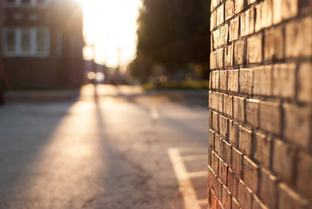
#> input picture Lab-VI/2.png, 312 x 209 px, shrunk from 500 x 335 before the run
$ jupyter execute 1.ipynb
#> lines starting #> are read from the running program, lines starting #| are printed output that depends on the picture
[cell 1]
import numpy as np
import matplotlib.pyplot as plt
import cv2 as cv
import skimage.io as io
from skimage.filters import unsharp_mask as um
img=cv.imread("2.png",0)
#> img: shape (209, 312); min 4, max 255, mean 128.2
m,n=img.shape
#> m = 209; n = 312
k1=np.array([[0,-1,0],[-1,5,-1],[0,-1,0]])
img_s1=cv.filter2D(src=img, ddepth=-1, kernel=k1)
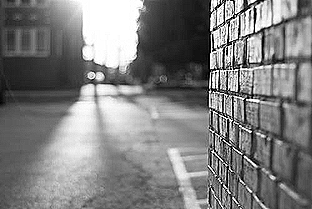
#> img_s1: shape (209, 312); min 0, max 255, mean 127.7
k2=np.array([[-1,-1,-1],[-1,9,-1],[-1,-1,-1]])
img_s2=cv.filter2D(src=img, ddepth=-1, kernel=k2)
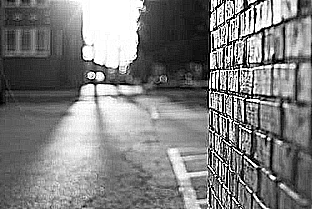
#> img_s2: shape (209, 312); min 0, max 255, mean 127.2
r1=um(img, radius=5, amount=1)
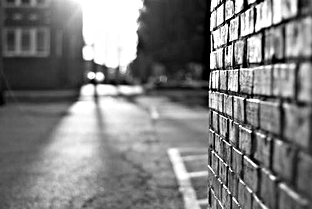
#> r1: shape (209, 312) float64; min 0, max 1, mean 0.5
r2=um(img, radius=10, amount=1)
t=["Orginal Image","Sharpenned Image with k1","Sharpenned Image with k2","Unsharp Mask radius=5","Unsharp Mask radius=10"]
im=[img,img_s1,img_s2,r1,r2]
for i in range(5):
    plt.subplot(2,3,i+1)
    plt.title(t[i])
    plt.imshow(im[i],cmap="gray")
    plt.axis('off')
plt.show()

[cell 2]
import numpy as np
import matplotlib.pyplot as plt
import cv2 as cv
import skimage.io as io
import skimage.color as cl
img=io.imread("img.png")
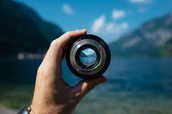
#> input picture Lab-VI/img.png, 172 x 114 px, shrunk from 275 x 183 before the run
#> img is the input picture: shape (114, 172, 3); mean R, G, B 51.7, 85.9, 99.2
img_gr=cl.rgb2gray(img)
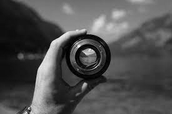
#> img_gr: shape (114, 172) float64; min 0, max 0.957, mean 0.312
img_fft=np.fft.fftshift(np.fft.fft2(img_gr))
img_fft1=np.fft.fftshift(np.fft.fft2(img_gr[0:100,0:100]))
img_recons=abs(np.fft.ifft2(img_fft))
t=["Orginal Image","Grayscaled Image","Magnituded Spectrum 1","Magnituded Spectrum 2","Reconstructed Image"]
im=[img,img_gr,np.log(abs(img_fft)),np.log(abs(img_fft1)),img_recons]
for i in range(1):
    plt.subplot(2,3,i+1)
    plt.title(t[i])
    plt.imshow(im[i])
    plt.axis('off')
for i in range(1,5):
    plt.subplot(2,3,i+1)
    plt.title(t[i])
    plt.imshow(im[i],cmap="gray")
    plt.axis('off')
plt.show()
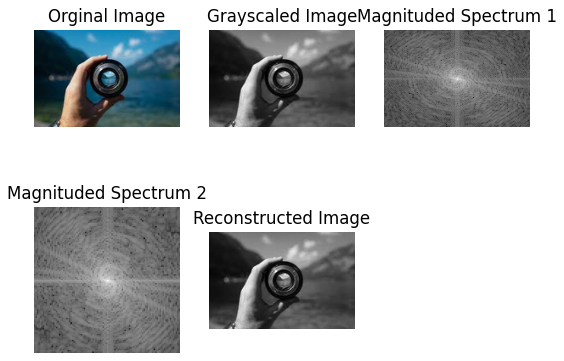
#> figure drawn by matplotlib, 5 panels

[cell 3]
import numpy as np
import matplotlib.pyplot as plt
import cv2 as cv
import skimage.io as io
from skimage.filters import unsharp_mask as um
img=cv.imread("I1.png",0)
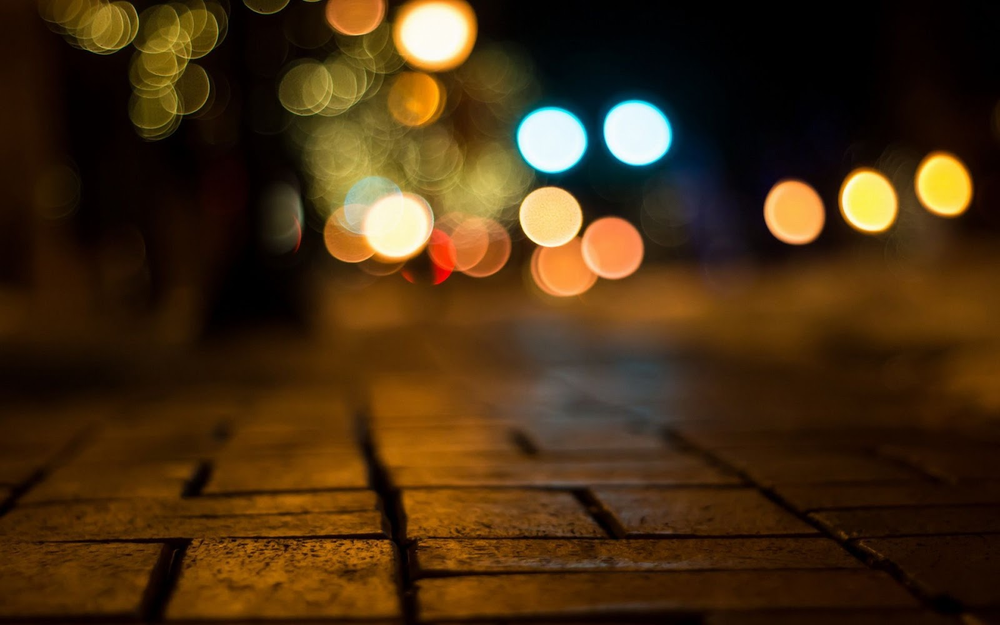
#> input picture Lab-VI/I1.png, 1000 x 625 px, shrunk from 1600 x 1000 before the run
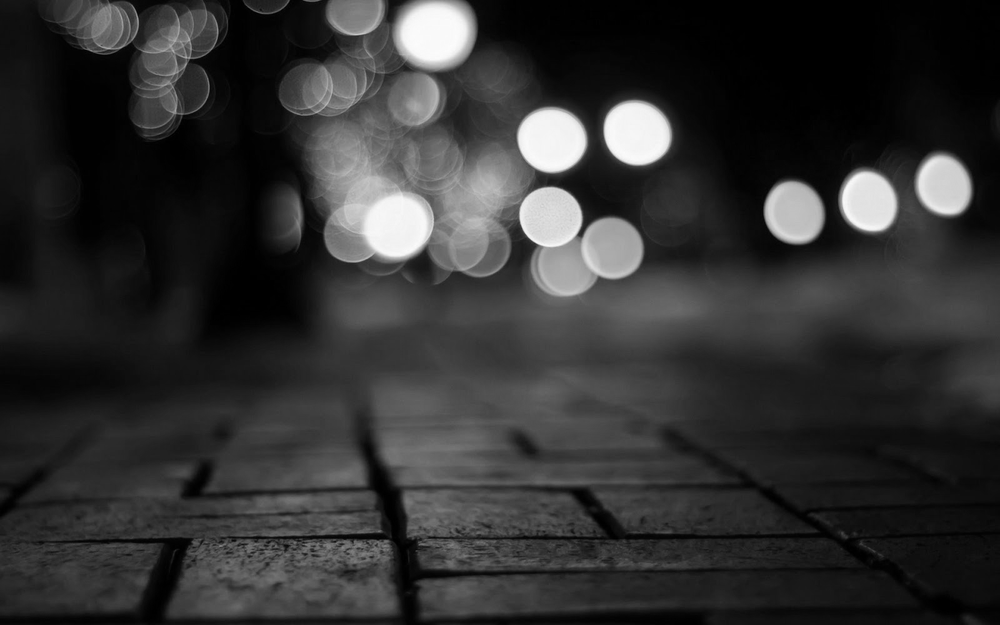
#> img: shape (625, 1000); min 0, max 252, mean 49.7
m,n=img.shape
#> m = 625; n = 1000
k1=np.array([[0,-1,0],[-1,5,-1],[0,-1,0]])
img_s1=cv.filter2D(src=img, ddepth=-1, kernel=k1)
#> img_s1: shape (625, 1000)
k2=np.array([[-1,-1,-1],[-1,9,-1],[-1,-1,-1]])
img_s2=cv.filter2D(src=img, ddepth=-1, kernel=k2)
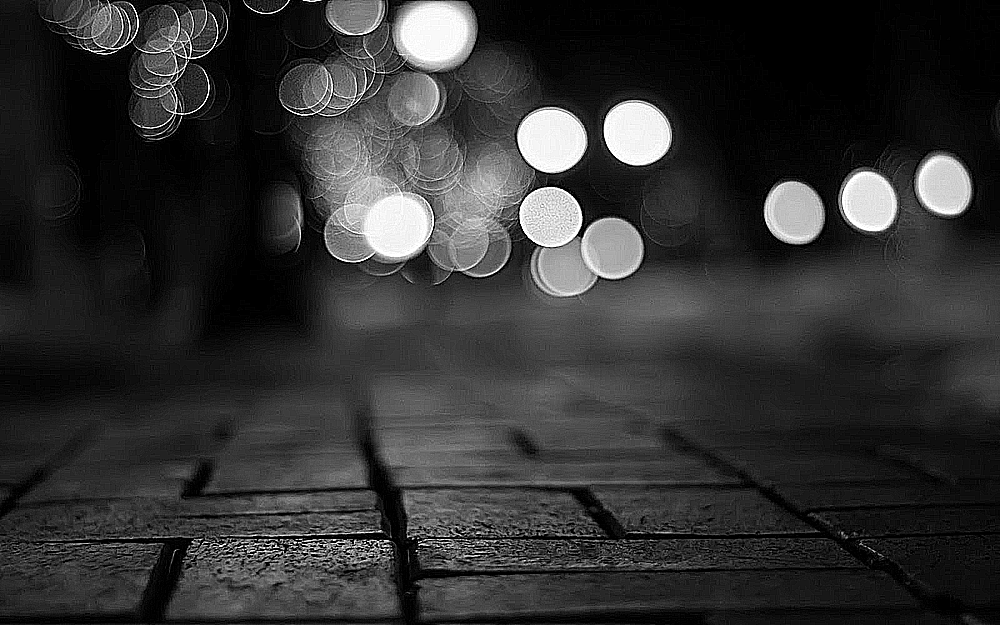
#> img_s2: shape (625, 1000); min 0, max 255, mean 50.2
r1=um(img, radius=5, amount=1)
#> r1: shape (625, 1000) float64
r2=um(img, radius=10, amount=1)
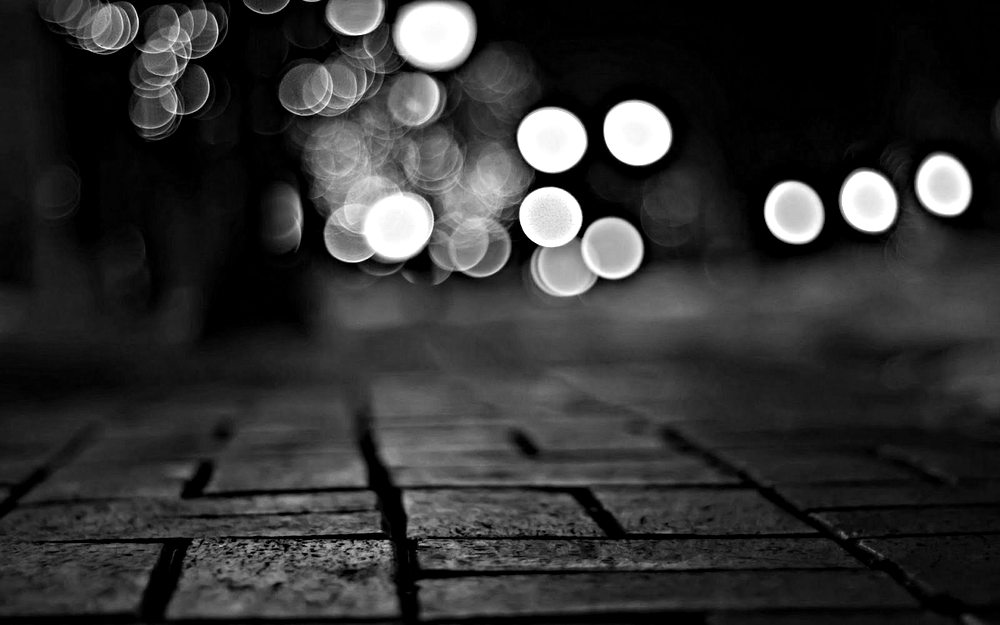
#> r2: shape (625, 1000) float64; min 0, max 1, mean 0.196
t=["Orginal Image","Sharpenned Image with k1","Sharpenned Image with k2","Unsharp Mask radius=5","Unsharp Mask radius=10"]
im=[img,img_s1,img_s2,r1,r2]
for i in range(5):
    plt.subplot(2,3,i+1)
    plt.title(t[i])
    plt.imshow(im[i],cmap="gray")
    plt.axis('off')
plt.show()
